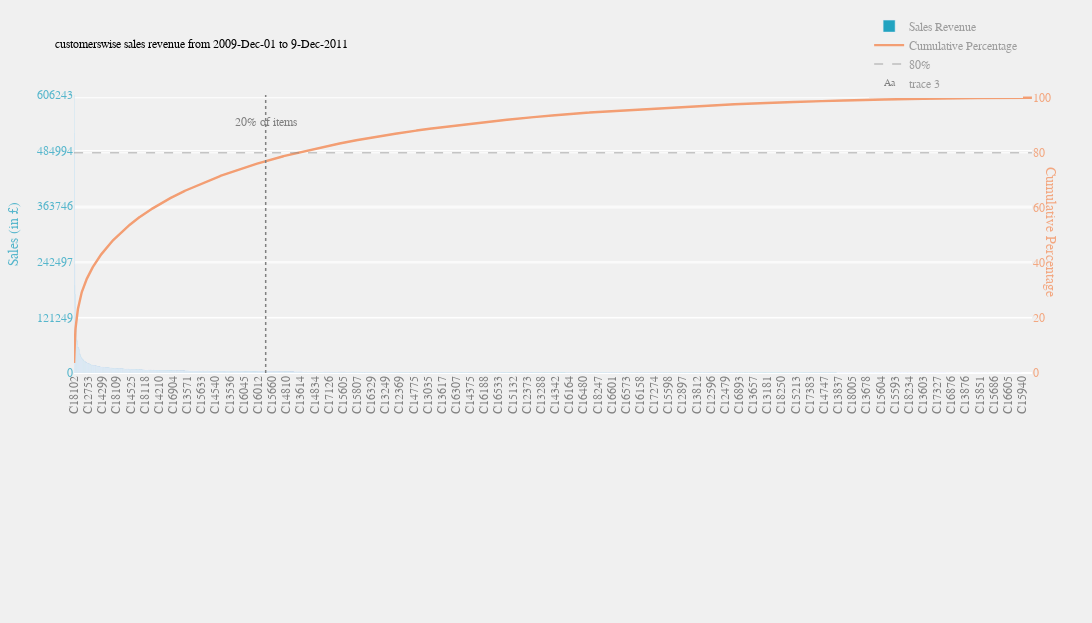

Notebook code cell kept with this figure:
### Markdown cell above
Pareto principle holds true for items in our dataset, as 22% of all the items are contributing to 80% of the sales revenue. 22% of all items means 803 items.

### Code cell
applyPareto(df,'Customer ID','customers')

### Figure 1 — Plotly figure (JSON) as saved in the notebook; plotly's stock layout.template omitted (floating-point values rounded to 4 significant figures; data arrays with more than 128 entries replaced by an {"elided": "..."} marker saying what was removed)
{"data": [{"marker": {"color": "rgb(34,163,192)"}, "name": "Sales Revenue", "type": "bar", "x": {"elided": "5890 str values"}, "y": {"elided": "5890 float values"}}, {"line": {"color": "rgb(243,158,115)", "width": 2.4}, "name": "Cumulative Percentage", "type": "scatter", "x": {"elided": "5890 str values"}, "y": {"elided": "5890 float values"}, "yaxis": "y2"}, {"line": {"color": "rgba(128,128,128,.45)", "dash": "dash", "width": 1.5}, "name": "80%", "type": "scatter", "x": {"elided": "5890 str values"}, "y": {"elided": "5890 int values"}, "yaxis": "y2"}, {"mode": "text", "text": ["20% of items"], "type": "scatter", "x": [["C14005"]], "y": [545600.0]}], "layout": {"annotations": [{"font": {"color": "rgba(243,158,115,.9)", "family": "Balto, sans-serif", "size": 14}, "showarrow": false, "text": "Cumulative Percentage", "textangle": 90, "x": 1.029, "xref": "paper", "y": 0.75, "yref": "paper"}], "font": {"color": "rgb(128,128,128)", "family": "Balto, sans-serif", "size": 12}, "height": 623, "hovermode": "closest", "legend": {"font": {"color": "rgba(128,128,128,.75)", "family": "Balto, sans-serif", "size": 12}, "x": 0.83, "y": 1.3}, "margin": {"b": 250, "l": 60, "r": 60, "t": 65}, "paper_bgcolor": "rgb(240, 240, 240)", "plot_bgcolor": "rgb(240, 240, 240)", "shapes": [{"line": {"color": "rgb(128,128,128,.45)", "dash": "dot", "width": 1.5}, "type": "line", "x0": 1178, "x1": 1178, "y0": 0, "y1": 606243}], "showlegend": true, "title": {"font": {"color": "black", "family": "Balto, sans-serif", "size": 12}, "text": "customerswise sales revenue from 2009-Dec-01 to 9-Dec-2011"}, "width": 1500, "xaxis": {"tickangle": -90}, "yaxis": {"dtick": 1, "range": [0, 606243], "tickfont": {"color": "rgba(34,163,192,.75)"}, "tickformat": ".0f", "tickvals": [0, 121200.0, 242500.0, 363700.0, 485000.0, 606243], "title": {"font": {"color": "rgba(34,163,192,.75)", "family": "Balto, sans-serif", "size": 14}, "text": "Sales (in £)"}}, "yaxis2": {"overlaying": "y", "range": [0, 101], "side": "right", "tickfont": {"color": "rgba(243,158,115,.9)"}, "tickvals": [0, 20, 40, 60, 80, 100]}}}
